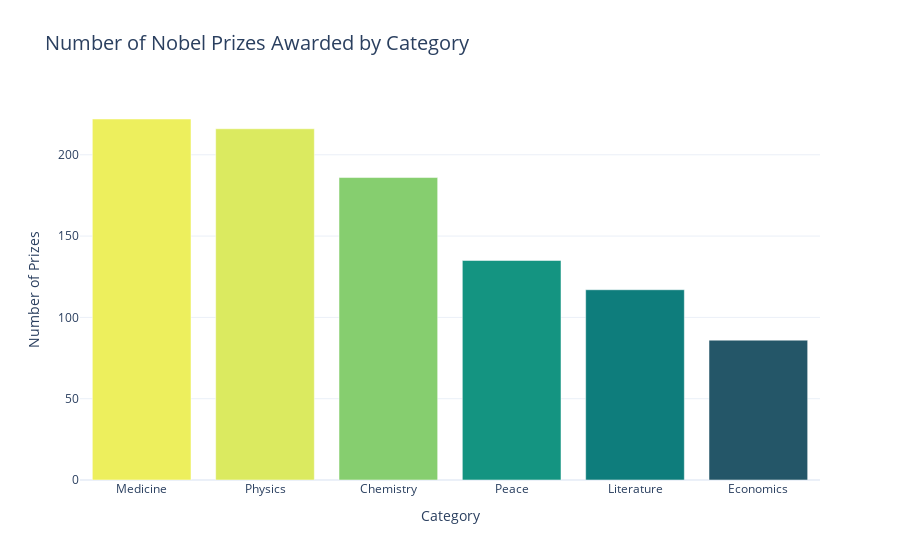

The code cell stored with this chart in its notebook:
### Code cell
import plotly.express as px

# Create a bar chart using Plotly
fig = px.bar(
    category_counts,
    x='category',
    y='count',
    title='Number of Nobel Prizes Awarded by Category',
    color='count',
    color_continuous_scale='Aggrnyl'  # green gradient scale
)

# Remove color scale legend
fig.update_layout(
    coloraxis_showscale=False,
    xaxis_title='Category',
    yaxis_title='Number of Prizes',
    title_font=dict(size=20),
    template='plotly_white'
)

fig.show()

### Figure 1 — Plotly figure (JSON) as saved in the notebook; plotly's stock layout.template omitted (floating-point values rounded to 4 significant figures)
{"data": [{"hovertemplate": "category=%{x}<br>count=%{marker.color}<extra></extra>", "legendgroup": "", "marker": {"color": [222, 216, 186, 135, 117, 86], "coloraxis": "coloraxis", "pattern": {"shape": ""}}, "name": "", "orientation": "v", "showlegend": false, "textposition": "auto", "type": "bar", "x": ["Medicine", "Physics", "Chemistry", "Peace", "Literature", "Economics"], "xaxis": "x", "y": [222, 216, 186, 135, 117, 86], "yaxis": "y"}], "layout": {"barmode": "relative", "coloraxis": {"colorbar": {"title": {"text": "count"}}, "colorscale": [[0, "rgb(36, 86, 104)"], [0.1667, "rgb(15, 114, 121)"], [0.3333, "rgb(13, 143, 129)"], [0.5, "rgb(57, 171, 126)"], [0.6667, "rgb(110, 197, 116)"], [0.8333, "rgb(169, 220, 103)"], [1, "rgb(237, 239, 93)"]], "showscale": false}, "legend": {"tracegroupgap": 0}, "title": {"font": {"size": 20}, "text": "Number of Nobel Prizes Awarded by Category"}, "xaxis": {"anchor": "y", "domain": [0, 1], "title": {"text": "Category"}}, "yaxis": {"anchor": "x", "domain": [0, 1], "title": {"text": "Number of Prizes"}}}}
